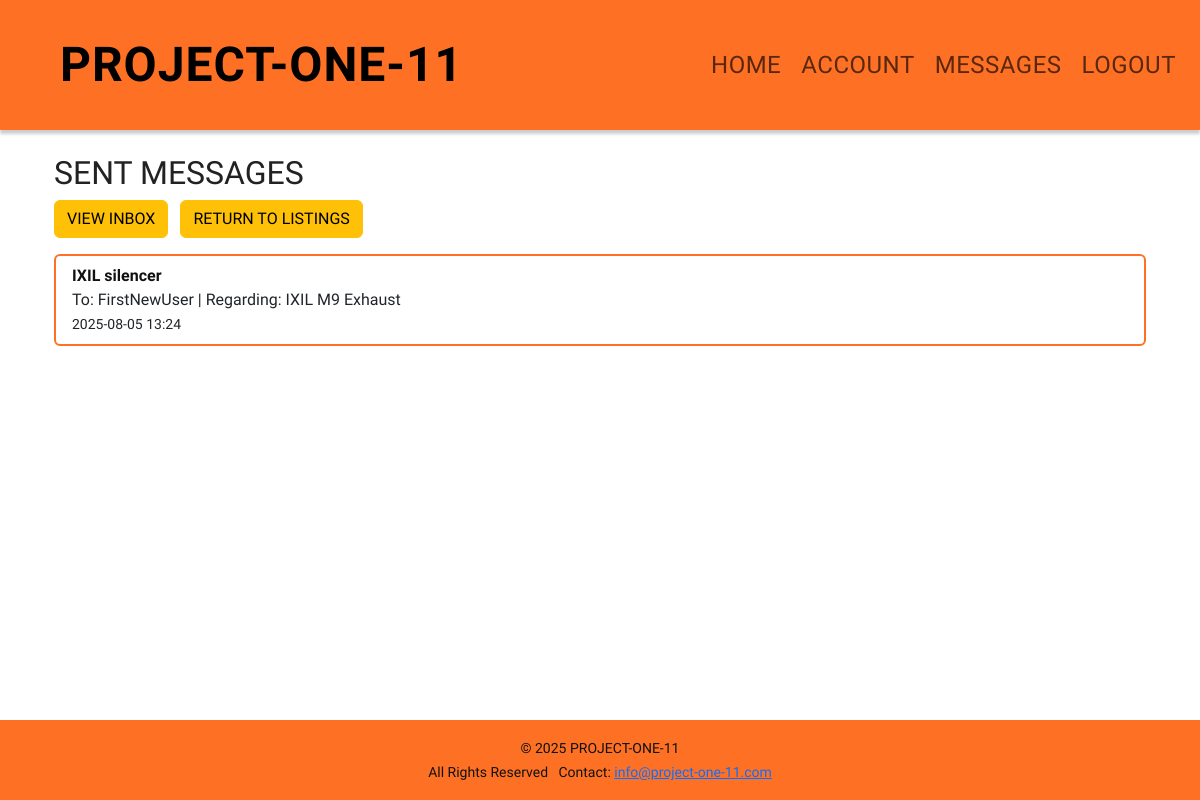
The app's page /marketplace/sent/ (signed in), older data.
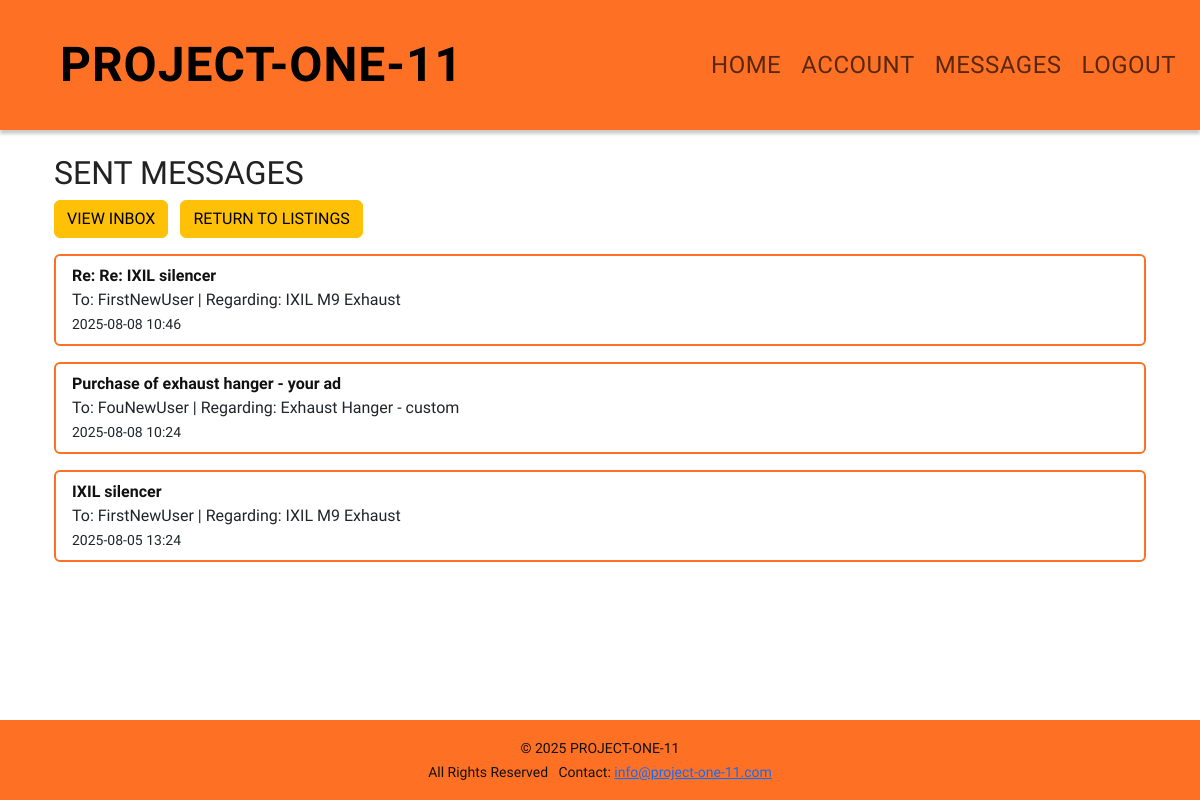
The same page, newer data.
### marketplace/models.py (models this page shows, shortened)
class Message(models.Model):
    sender = models.ForeignKey(settings.AUTH_USER_MODEL, related_name='sent_messages', on_delete=models.CASCADE)
    recipient = models.ForeignKey(settings.AUTH_USER_MODEL, related_name='received_messages', on_delete=models.CASCADE)
    item = models.ForeignKey('Item', null=True, blank=True, on_delete=models.CASCADE)
    subject = models.CharField(max_length=255)
    body = models.TextField()
    timestamp = models.DateTimeField(auto_now_add=True)
    is_read = models.BooleanField(default=False)

class Item(models.Model):
    CATEGORY_CHOICES = [
        ('engine', 'Engine'),
        ('body', 'Body'),
        ('electrical', 'Electrical'),
        ('other', 'Other'),
    ]
    make = models.CharField(max_length=50, blank=True, null=True)
    year = models.CharField(max_length=10, blank=True, null=True)
    model_name = models.CharField(max_length=50, blank=True, null=True)
    model_designation = models.CharField(max_length=50, blank=True, null=True)
    category = models.CharField(max_length=20, choices=CATEGORY_CHOICES)
    title = models.CharField(max_length=100)
    description = models.TextField()
    price = models.DecimalField(max_digits=10, decimal_places=2)
    owner = models.ForeignKey(settings.AUTH_USER_MODEL, on_delete=models.CASCADE, related_name='items')
    created_at = models.DateTimeField(auto_now_add=True)

### accounts/models.py (models this page shows)
class User(AbstractUser):
    is_buyer = models.BooleanField(default=True, verbose_name='Buyer')
    is_seller = models.BooleanField(default=True, verbose_name='Seller')
    is_business = models.BooleanField(default=False, verbose_name='Business')

### marketplace/views.py (the view)
# urls.py: path('sent/', views.sent_messages, name='sent_messages'),
@login_required
def sent_messages(request):
    messages = Message.objects.filter(sender=request.user).order_by('-timestamp')
    return render(request, 'marketplace/sent_messages.html', {'messages': messages})

### accounts/templates/marketplace/sent_messages.html
{% extends 'base.html' %}
{% block content %}
  <section aria-labelledby="sent-messages-heading" class="container">
    <h2 id="sent-messages-heading">SENT MESSAGES</h2>
    <a href="{% url 'messages_inbox' %}" class="btn btn-warning mb-3">VIEW INBOX</a>
    <a href="/" class="btn btn-warning mb-3 ms-2">RETURN TO LISTINGS</a>
    {% if messages %}
      <ul class="list-group" aria-label="Sent messages">
        {% for message in messages %}
          <li class="list-group-item">
            <a href="{% url 'message_detail' message.id %}"><strong>{{ message.subject }}</strong></a>
            <br>
            To: {{ message.recipient.username }} | Regarding: {{ message.item.title }}
            <br>
            <small>{{ message.timestamp|date:"Y-m-d H:i" }}</small>
          </li>
        {% endfor %}
      </ul>
    {% else %}
      <p>You have not sent any messages yet.</p>
    {% endif %}
  </section>
{% endblock %}

### templates/base.html (shortened to what this page needs)
{% load static %}
<!DOCTYPE html>
<html lang="en">
<head>
    <link rel="stylesheet" href="https://cdn.jsdelivr.net/npm/bootstrap@5.3.2/dist/css/bootstrap.min.css">
    <link rel="stylesheet" href="{% static 'style.css' %}">
</head>
<body>
    <header>
      <nav class="navbar navbar-expand-lg" aria-label="Main navigation">
        <div class="container-fluid">
          <a class="navbar-brand" href="/">PROJECT-ONE-11</a>
          <div class="collapse navbar-collapse" id="navbarNav">
            <ul class="navbar-nav ms-auto">
              <li class="nav-item"><a class="nav-link" href="/">HOME</a></li>
              {% if user.is_authenticated %}
                <li class="nav-item"><a class="nav-link" href="/accounts/account/">ACCOUNT</a></li>
                <li class="nav-item"><a class="nav-link" href="/marketplace/inbox/">MESSAGES</a></li>
                <li class="nav-item"><a class="nav-link" href="/accounts/logout/">LOGOUT</a></li>
              {% else %}
                <li class="nav-item"><a class="nav-link" href="/accounts/login/">LOGIN</a></li>
                <li class="nav-item"><a class="nav-link" href="/accounts/register/">REGISTER</a></li>
              {% endif %}
            </ul>
          </div>
        </div>
      </nav>
    </header>
    <main class="container py-4" id="main-content">
        {% block content %}{% endblock %}
    </main>
    <footer class="text-center py-3 mt-auto">
        <small>
          &copy; {{ now|default:2025 }} PROJECT-ONE-11 <br>
          All Rights Reserved &nbsp; Contact: <a href="mailto:info@project-one-11.com">info@project-one-11.com</a>
        </small>
    </footer>
</body>
</html>

### static/style.css (style rules this page uses)
body { margin: 0; font-family: Arial, sans-serif; background: #fff; color: #222; }
header { background: #fe7125 !important; color: #fff; padding: 1em 0; }
.navbar { background-color: #fe7125 !important; }
nav a { color: #fff; text-decoration: none; margin: 0 1em; font-weight: bold; }
main { max-width: 100%; margin: 0; background: #fff; padding: 0; border-radius: 0; box-shadow: none; }
footer { background: #fe7125 !important; color: #fff; text-align: center; padding: 1em 0; position: fixed; left: 0; bottom: 0; width: 100%; }
.list-group-item { margin-bottom: 1em !important; border-radius: 6px; }
.list-group-item:last-child { margin-bottom: 0 !important; }
.list-group-item { margin-bottom: 1em !important; border-radius: 6px; border: 2px solid #fe7125 !important; background-color: #ffffff }
body, h1, h2, h3, h4, h5, h6, .navbar, .card-header { font-family: 'Oswald', Arial, sans-serif; }
.navbar-brand { font-family: 'Oswald', Arial, sans-serif; font-size: 3rem; letter-spacing: 1px; font-weight: 600; }
.navbar-nav .nav-link { font-family: 'Oswald', Arial, sans-serif; font-size: 1.5rem; font-weight: 500; letter-spacing: 0.5px; }
.navbar-nav .nav-link { padding-left: 8px !important; padding-right: 12px !important; margin-left: 0 !important; margin-right: 0 !important; }
header { background: #fe7125 !important; color: #fff; padding: 1em 0; box-shadow: 0 4px 3px rgba(0,0,0,0.2); z-index: 1030; }
footer { color: #111 !important; }
.list-group-item a { color: #111 !important; text-decoration: none; }
header, .navbar { position: relative; z-index: 1030 !important; }
.navbar a, .navbar a:visited { text-decoration: none; }

Row changes from the older to the newer data that the page shows:
added Message: subject "Re: Re: IXIL silencer", recipient.username "FirstNewUser", item "IXIL M9 Exhaust", timestamp "2025-08-08 10:46"
added Message: subject "Purchase of exhaust hanger - your ad", recipient.username "FouNewUser", item "Exhaust Hanger - custom", timestamp "2025-08-08 10:24"
